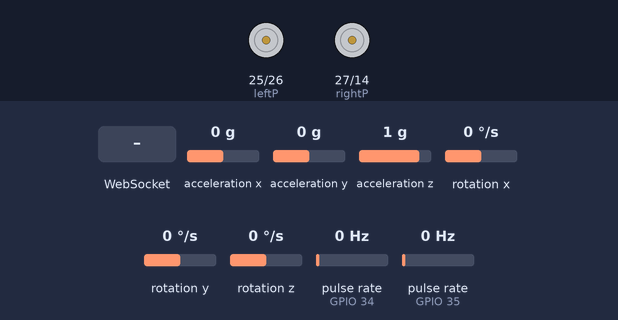
Bench run of a sketch on a simulated ESP32. On the bench: motor-driver pin pairs drawn as motors (green arrow = first pin HIGH = forward, orange = second pin HIGH = backward, longer = more drive). Wiring (inferred from the names in the program): 2 × pulse sensor: data GPIO 34 / data GPIO 35. Inputs (shaded band) come from the test bench; at power-on: acceleration x 0 g, acceleration y 0 g, acceleration z 1 g, rotation x 0 °/s, rotation y 0 °/s, rotation z 0 °/s, pulse rate (sensors on GPIO 34, GPIO 35) 0 Hz. WiFi joins after 1.5 s; servers stay silent unless stated; what the sketch prints to the serial monitor is not drawn.

Above: at 7.3 s.
7.4 s: WebSocket text "1" received
At 7.7 s:
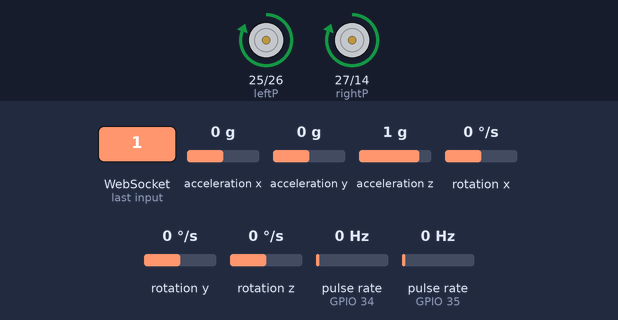
8.9 s: WebSocket text "3" received
At 10.1 s:
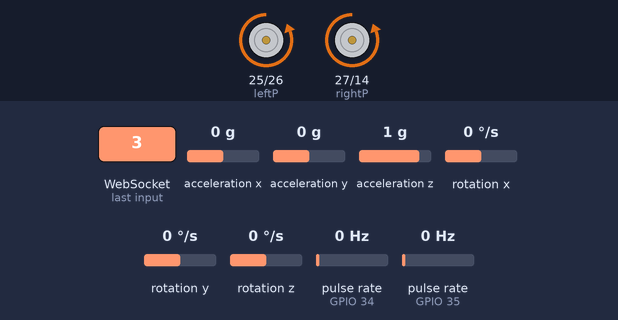
10.4 s: WebSocket text "2" received
At 11.2 s:
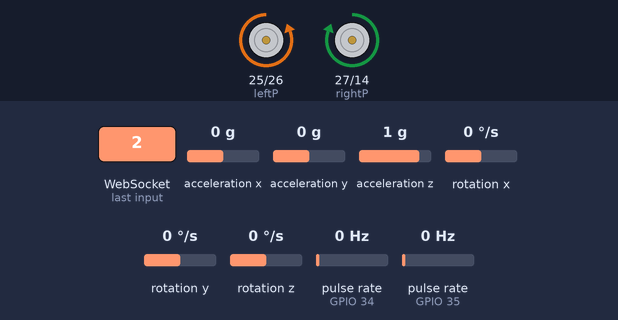
11.9 s: WebSocket text "4" received
At 12.4 s:
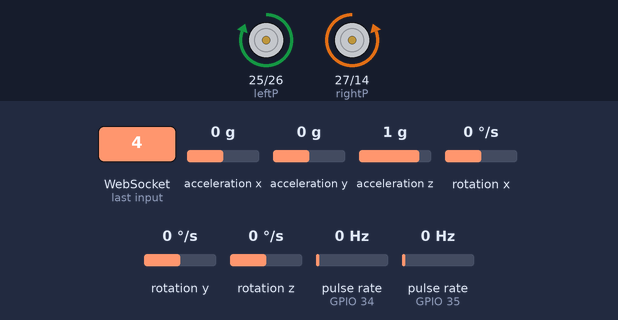
Timing chart, 0 to 14.4 s (numbered marks = the images above; inputs shaded):
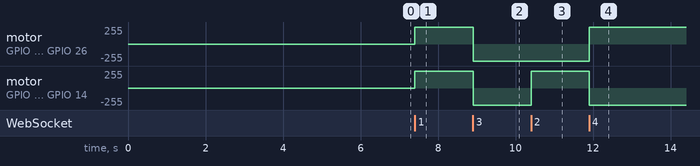

The sketch:

esp_prototype.ino
```cpp
#include <Wire.h>
#include <MPU6050.h>
#include <WiFi.h>
#include <ESPAsyncWebServer.h>
#include <Ticker.h>

const char* ssid = "Ayken";
const char* password = "";

const int leftP = 25;
const int leftN = 26;
const int rightP = 27;
const int rightN = 14;

// Speed encoder pins
const int encoder1 = 34;
const int encoder2 = 35;

// Encoder tick counters
volatile unsigned long encoder1Ticks = 0;
volatile unsigned long encoder2Ticks = 0;

// RPM calculations
float rpmMotor1 = 0.0;
float rpmMotor2 = 0.0;

// Constants
const int ticksPerRevolution = 20;
const int debounceDelay = 50;  // Debounce delay in milliseconds

// Debouncing state
unsigned long lastDebounceTime1 = 0;
unsigned long lastDebounceTime2 = 0;

// IMU sensor instance
MPU6050 mpu;

// Calibration values
float accelXOffset = 0;
float accelYOffset = 0;
float accelZOffset = 0;
float gyroXOffset = 0;
float gyroYOffset = 0;
float gyroZOffset = 0;

// AsyncWebServer and WebSockets
AsyncWebServer server(80);
AsyncWebSocket ws("/ws");
AsyncWebSocket ws_rpm("/ws_rpm");
AsyncWebSocket ws_imu("/ws_imu");

// Timer for RPM calculation (interrupt every 1000 ms)
Ticker rpmTimer;
Ticker imuTimer;

// Debounced encoder tick functions
void IRAM_ATTR onEncoder1Tick() {
  unsigned long currentTime = millis();
  if (currentTime - lastDebounceTime1 > debounceDelay) {
    encoder1Ticks++;
    lastDebounceTime1 = currentTime;
  }
}

void IRAM_ATTR onEncoder2Tick() {
  unsigned long currentTime = millis();
  if (currentTime - lastDebounceTime2 > debounceDelay) {
    encoder2Ticks++;
    lastDebounceTime2 = currentTime;
  }
}

// Timer interrupt function to update RPM every second
void updateRPM() {
  noInterrupts();  // Disable interrupts while we process the data
  rpmMotor1 = (encoder1Ticks / ticksPerRevolution) * 60.0;
  rpmMotor2 = (encoder2Ticks / ticksPerRevolution) * 60.0;

  encoder1Ticks = 0;
  encoder2Ticks = 0;
  interrupts();  // Re-enable interrupts

  String rpmMessage = "RPM1: " + String(rpmMotor1, 2) + ", RPM2: " + String(rpmMotor2, 2);
  ws_rpm.textAll(rpmMessage);
}

// IMU data reading function
void updateIMUData() {
  int16_t ax_raw, ay_raw, az_raw;
  int16_t gx_raw, gy_raw, gz_raw;

  mpu.getAcceleration(&ax_raw, &ay_raw, &az_raw);
  mpu.getRotation(&gx_raw, &gy_raw, &gz_raw);

  // Convert to float and apply calibration
  float ax = ax_raw - accelXOffset;
  float ay = ay_raw - accelYOffset;
  float az = az_raw - accelZOffset;
  float gx = gx_raw - gyroXOffset;
  float gy = gy_raw - gyroYOffset;
  float gz = gz_raw - gyroZOffset;

  String imuData = "AX: " + String(ax, 2) + ", AY: " + String(ay, 2) + ", AZ: " + String(az, 2) +
                   ", GX: " + String(gx, 2) + ", GY: " + String(gy, 2) + ", GZ: " + String(gz, 2);
  ws_imu.textAll(imuData);
}


// Calibration function for MPU6050
void calibrateIMU() {
  long ax = 0, ay = 0, az = 0;
  long gx = 0, gy = 0, gz = 0;

  for (int i = 0; i < 1000; i++) {
    int16_t tempAx, tempAy, tempAz;
    int16_t tempGx, tempGy, tempGz;

    mpu.getAcceleration(&tempAx, &tempAy, &tempAz);
    mpu.getRotation(&tempGx, &tempGy, &tempGz);

    ax += tempAx;
    ay += tempAy;
    az += tempAz;
    gx += tempGx;
    gy += tempGy;
    gz += tempGz;

    delay(1);
  }

  accelXOffset = ax / 1000.0;
  accelYOffset = ay / 1000.0;
  accelZOffset = az / 1000.0;
  gyroXOffset = gx / 1000.0;
  gyroYOffset = gy / 1000.0;
  gyroZOffset = gz / 1000.0;

  Serial.println("IMU Calibration completed.");
}

void Forward() {
  digitalWrite(leftP, HIGH);
  digitalWrite(leftN, LOW);
  digitalWrite(rightP, HIGH);
  digitalWrite(rightN, LOW);
}

void Backward() {
  digitalWrite(leftP, LOW);
  digitalWrite(leftN, HIGH);
  digitalWrite(rightP, LOW);
  digitalWrite(rightN, HIGH);
}

void Left() {
  digitalWrite(leftP, LOW);
  digitalWrite(leftN, HIGH);
  digitalWrite(rightP, HIGH);
  digitalWrite(rightN, LOW);
}

void Right() {
  digitalWrite(leftP, HIGH);
  digitalWrite(leftN, LOW);
  digitalWrite(rightP, LOW);
  digitalWrite(rightN, HIGH);
}

void stopbot() {
  digitalWrite(leftP, LOW);
  digitalWrite(leftN, LOW);
  digitalWrite(rightP, LOW);
  digitalWrite(rightN, LOW);
}

void setup() {
  Serial.begin(115200);

  // Connect to Wi-Fi
  WiFi.begin(ssid, password);

  int retries = 0;
  while (WiFi.status() != WL_CONNECTED && retries < 20) {
    delay(500);
    Serial.print(".");
    retries++;
  }

  if (WiFi.status() == WL_CONNECTED) {
    Serial.println();
    Serial.print("Connected to WiFi network with IP: ");
    Serial.println(WiFi.localIP());
  } else {
    Serial.println("Failed to connect to Wi-Fi");
  }

  // Motor pins setup
  pinMode(leftP, OUTPUT);
  pinMode(leftN, OUTPUT);
  pinMode(rightP, OUTPUT);
  pinMode(rightN, OUTPUT);

  stopbot();

  // Encoder pins setup
  pinMode(encoder1, INPUT_PULLUP);
  pinMode(encoder2, INPUT_PULLUP);

  attachInterrupt(digitalPinToInterrupt(encoder1), onEncoder1Tick, RISING);
  attachInterrupt(digitalPinToInterrupt(encoder2), onEncoder2Tick, RISING);
  // Setup WebSocket
  ws.onEvent(onWsEvent);
  server.addHandler(&ws);
  server.addHandler(&ws_rpm);
  server.addHandler(&ws_imu);
  server.begin();

  // Initialize MPU6050
  Wire.begin();
  mpu.initialize();

  // Call the calibration function
  calibrateIMU();

  // Set up a timer to call updateRPM() every 1 second (1000 ms)
  rpmTimer.attach(1.0, updateRPM);  // 1 second interval

  // Set up a timer to call updateIMUData() every 1 second (1000 ms)
  imuTimer.attach(1.0, updateIMUData);  // 1 second interval
}
void movement(int cmdValue) {
  switch (cmdValue) {
    case 1:
      Serial.println("Executing Forward");
      Forward();
      break;
    case 3:
      Serial.println("Executing Backward");
      Backward();
      break;
    case 2:
      Serial.println("Executing Left Turn");
      Left();
      break;
    case 4:
      Serial.println("Executing Right Turn");
      Right();
      break;
    case 5:
      Serial.println("Stopping");
      stopbot();
      break;
    default:
      Serial.println("Unknown Command ++ stopping");
      stopbot();
      break;
  }
}

void loop() {
  // Main loop remains empty, as the timer interrupt will handle RPM and IMU data
}

void onWsEvent(AsyncWebSocket *server, AsyncWebSocketClient *client, AwsEventType type, void *arg, uint8_t *data, size_t len) {
  if (type == WS_EVT_CONNECT) {
    Serial.println("Client connected");
  } else if (type == WS_EVT_DISCONNECT) {
    Serial.println("Client disconnected");
  } else if (type == WS_EVT_DATA) {
    int message = atoi((char*)data);
    Serial.print("Received: ");
    Serial.println(message);

    // Send acknowledgment to WebSocket client
    client->text("Message received: " + String(message));

    // Handle motor movement command
    movement(message);
}}
```

Measured:
- after the input at 7.4 s, motor on GPIO 25 (leftP) / GPIO 26 (leftN), motor on GPIO 27 (rightP) / GPIO 14 (rightN): stopped → forward 255/255 at once
- after the input at 8.9 s, motor on GPIO 25 (leftP) / GPIO 26 (leftN), motor on GPIO 27 (rightP) / GPIO 14 (rightN): forward 255/255 → backward 255/255 at once
- after the input at 10.4 s, motor on GPIO 27 (rightP) / GPIO 14 (rightN): backward 255/255 → forward 255/255 at once
- after the input at 11.9 s, motor on GPIO 25 (leftP) / GPIO 26 (leftN): backward 255/255 → forward 255/255 at once; motor on GPIO 27 (rightP) / GPIO 14 (rightN): forward 255/255 → backward 255/255 at once
